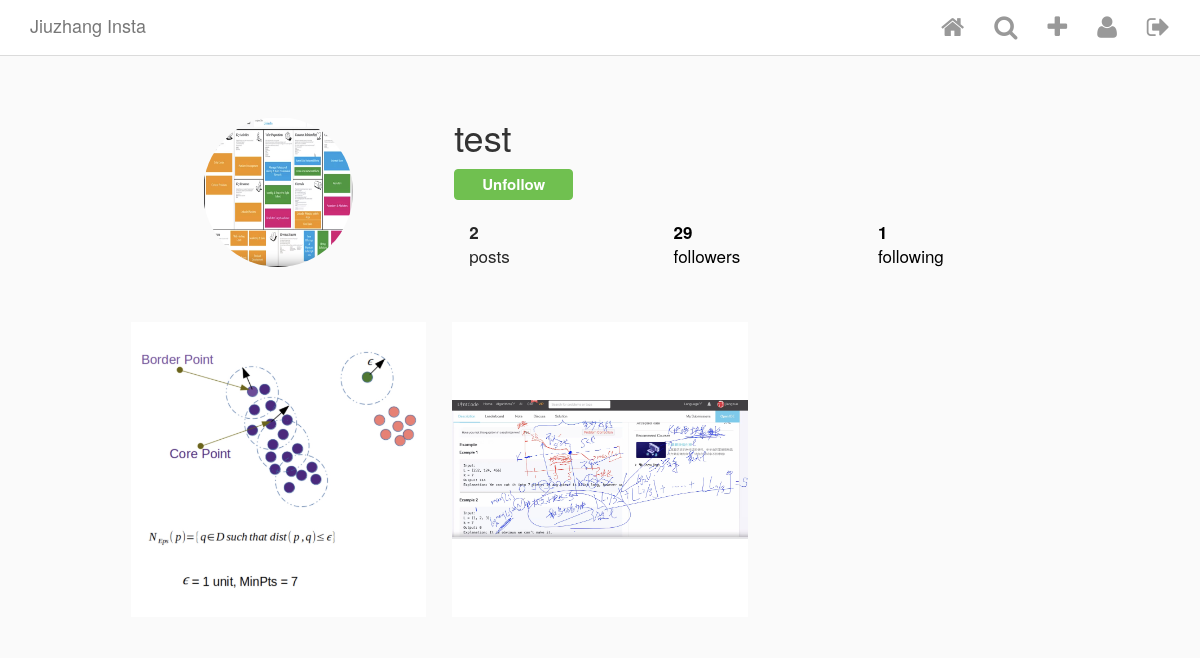
/insta/user/2 (signed in), run on the app's committed database.
### Insta/models.py (models this page shows, shortened)
class InstaUser(AbstractUser):
    profile_pic = ProcessedImageField(
        upload_to = 'static/images/profiles',
        format = 'JPEG',
        options = {'quality': 100},
        blank = True,
        null = True
    ) # need to specify AUTH_USER_MODEL in settings.py
    def get_connections(self):
        connections = UserConnection.objects.filter(creator=self)
        return connections
    def get_followers(self):
        followers = UserConnection.objects.filter(following=self)
        return followers

class Post(models.Model):
    author = models.ForeignKey(InstaUser, on_delete=models.CASCADE, related_name='my_posts')
    title = models.TextField(blank=True, null=True) # title can be blank or null
    image = ProcessedImageField(
        upload_to = 'static/images/posts',
        format = 'JPEG',
        options = {'quality': 100},
        blank = True,
        null = True
    )
    posted_on = models.DateTimeField(
        auto_now_add=True,
        editable=False,
    )
    def get_like_count(self): # self.likes gets all likes in a post
        return self.likes.count()
    def get_comment_count(self):
        return self.comments.count()

### Insta/views.py (the view)
# urls.py: path('user/<int:pk>', UserDetailView.as_view(), name='user_detail'),
class UserDetailView(LoginRequiredMixin, DetailView):
    model = InstaUser
    template_name = 'user_detail.html'
    login_url = 'login'

### Insta/templatetags/custom_tags.py (called while the page is built)
@register.simple_tag
def is_following(current_user, background_user): # current_user: you, or currently logged in user; background_user: whoever you're checking profile details for
    return background_user.get_followers().filter(creator=current_user).exists() # check if I'm currently following this person

@register.simple_tag(takes_context=True)
def active(context, pattern_or_urlname):
    try:
        pattern = reverse(pattern_or_urlname)
    except NoReverseMatch:
        pattern = pattern_or_urlname
    path = context['request'].path
    if re.search(pattern, path):
        return 'active'
    return ''

### templates/user_detail.html (shortened to what this page needs)
{% extends 'base.html' %}
{% load custom_tags %}
{% block content %}
<div class="profile">
    <div class="profile__head">
        <div class="row">
            <div class="col-xs-4 left">
                {% if object.profile_pic %}
                    <img class="picture-circle" src="/{{object.profile_pic}}">
                {% endif %}
            </div>
            <div class="col-xs-8 right">
                <div class="name-buttons">
                    <h1 class="username">{{ object.username }}</h1>
                    {% if user == object %}
                        <a class="edit-desktop" href="{% url 'edit_profile' object.pk %}">
                            <button class="edit-profile">Edit Profile</button>
                        </a>
                    {% else %}
                        {% is_following user object as following %}
                        <div class="follow-toggle__container">
                            <button class="btn btn-primary {% if not following %}follow-user{% else %}unfollow-user{% endif %}" id="{{ object.pk }}">
                                {% if following %}
                                    Unfollow
                                {% else %}
                                    Follow
                                {% endif %}
                            </button>
                        </div>
                    {% endif %}
                </div>
                <div>
                    <ul class="stats">
                        <div class="col-xs-4"><li class="stats__count"><span>{{ object.my_posts.count }}</span><br> posts</li></div>
                        <div class="col-xs-4"><a href="/" style="text-decoration: none; color: black;"><li class="stats__count"><span class="follower_count" id="follower_id">{{ object.get_followers.count }}</span><br> followers</li></a></div>
                        <div class="col-xs-4"><a href="/" style="text-decoration: none; color: black;"><li class="stats__count"><span>{{ object.get_connections.count }}</span><br> following</li></a></div>
                    </ul>
                </div>
            </div>
        </div>
    </div>
    <div class="profile__body">
        <div class="row">
        {% for post in object.my_posts.all %}
            <div class="col-xs-4">
                <div class="picture-square" style="background-image: url(/{{ post.image }}); background-size: contain;">
                </div>
            </div>
        {% endfor %}
        </div>
    </div>
</div>
{% endblock content %}

### static/css/style.css (style rules this page uses)
.unfollow-user, .follow-user, .generic-button { font-weight: bold; font-size: 15px; outline: none; }
.unfollow-user { background-color: #70c050; border-color: #70c050; padding: 4px 27px; }
html { height: 100%; }
body { min-height: 100%; background-color: #fafafa; }
.picture-circle, .picture-circle--medium, .picture-circle--small { border-radius: 100%; width: 150px; height: 150px; }
.picture-square { position: relative; background-repeat: no-repeat; background-position: center center; background-color: #fff; cursor: pointer; }
.picture-square:after { content: ""; display: block; padding-bottom: 100%; }
.profile { max-width: 975px; padding: 60px 20px 0; margin: 0 auto; }
.profile__head { margin-bottom: 40px; }
.profile__head .left { text-align: center; }
.profile__head h1, .profile__head .edit-profile, .profile__head .options-bubble { vertical-align: middle; }
.profile__head h1 { display: inline-block; margin: 0; }
.profile__head .name-buttons { margin-bottom: 20px; }
.profile__body > .row > .col-xs-4 { padding: 13px; }
.profile .follow-toggle__container { margin-top: 12px; }
.stats { list-style: none; margin: 0; margin-bottom: 20px; padding: 0; }
.stats > * { font-size: 17px; color: #262626; }
.stats .stats__count { display: inline-block; margin-right: 40px; }
.stats .stats__count span { font-weight: bold; }

### data on the page
InstaUser: profile_pic (picture), username "test", my_posts.count "2", get_followers.count "29", get_connections.count "1"
Post: image (picture)
Post: image (picture)
